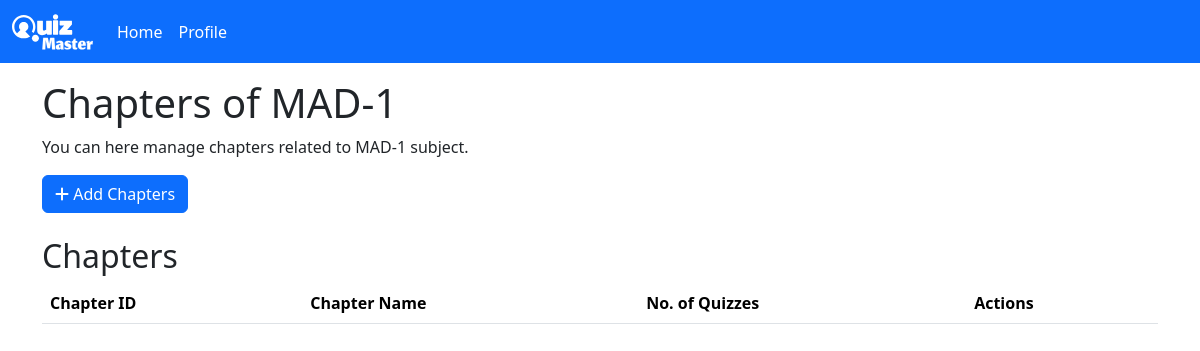
Page /subject/2/ (signed in) on the earlier database version.
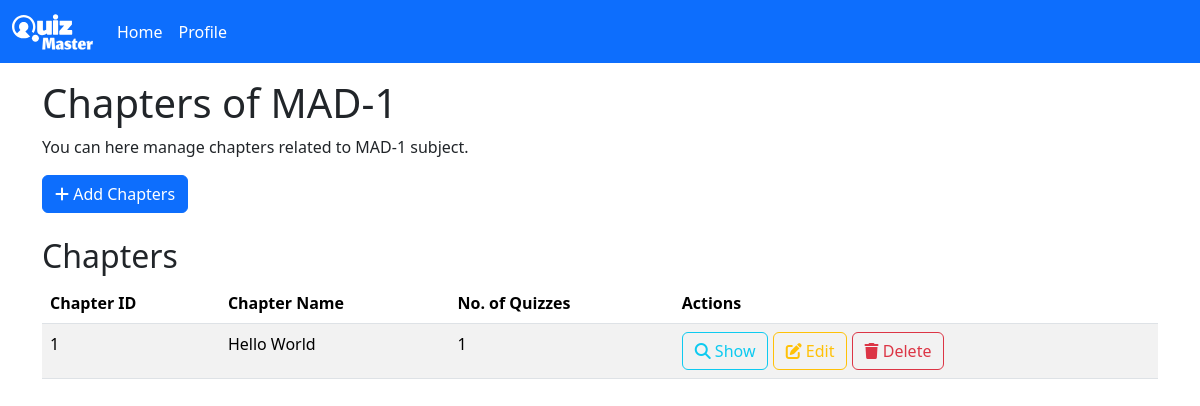
Same page on the later database version.
### models.py (models this page shows)
class Chapter(db.Model):
    id = db.Column(db.Integer, primary_key=True, autoincrement=True)
    name = db.Column(db.String(80), unique=True, nullable=False)
    description = db.Column(db.String(120), default="Not available")
    subject_id = db.Column(db.Integer, db.ForeignKey("subject.id"), nullable=False)
    quizzes = db.relationship("Quiz", backref="chapter", lazy=True)

### routes.py (the view, shortened to what this page needs)
    @app.route("/subject/<int:id>/", methods=["GET", "POST"])
    @admin_required
    def show_subject(id):
        subject = Subject.query.get(id)
        if not subject:
            flash("Subject not found")
            return redirect(url_for("admin_home"))
        return render_template("subject/show_subject.html", subject=subject)

### templates/subject/show_subject.html (shortened to what this page needs)
{% extends 'base.html' %}
{% block content %}
<div class="container mt-3">
    <h1>Chapters of {{subject.name}}</h1>
    <p>You can here manage chapters related to {{subject.name}} subject.</p>
    <div class="col">
        <a href="{{url_for('add_chapter', subject_id=subject.id)}}" class="btn btn-primary"><i class="fas fa-plus"></i> Add Chapters</a>
    </div>
    <br>
    <h2>Chapters</h2>
    <table class="table table-striped">
        <thead>
            <tr>
                <th>Chapter ID</th>
                <th>Chapter Name</th>
                <th>No. of Quizzes</th>
                <th>Actions</th>
            </tr>
        </thead>
        <tbody>
            {% for chapter in subject.chapters %}
            <tr>
                <td>{{chapter.id}}</td>
                <td>{{chapter.name}}</td>
                <td>{{chapter.quizzes|length}}</td>
                <td>
                    <a href="{{url_for('show_chapter', subject_id=subject.id, chapter_id=chapter.id)}}" class="btn btn-outline-info"><i
                            class="fas fa-search"></i> Show</a>
                    <a href="{{url_for('edit_chapter', subject_id=subject.id, chapter_id=chapter.id)}}" class="btn btn-outline-warning"><i
                            class="fas fa-edit"></i> Edit</a>
                    <a href="{{url_for('delete_chapter', subject_id=subject.id, chapter_id=chapter.id)}}" class="btn btn-outline-danger"><i
                            class="fas fa-trash"></i> Delete</a>
                </td>
            </tr>
            {% endfor %}
        </tbody>
    </table>
</div>
{% endblock %}

Differences in the rows shown:
added Chapter: id "1", name "Hello World", quizzes|length "1"
